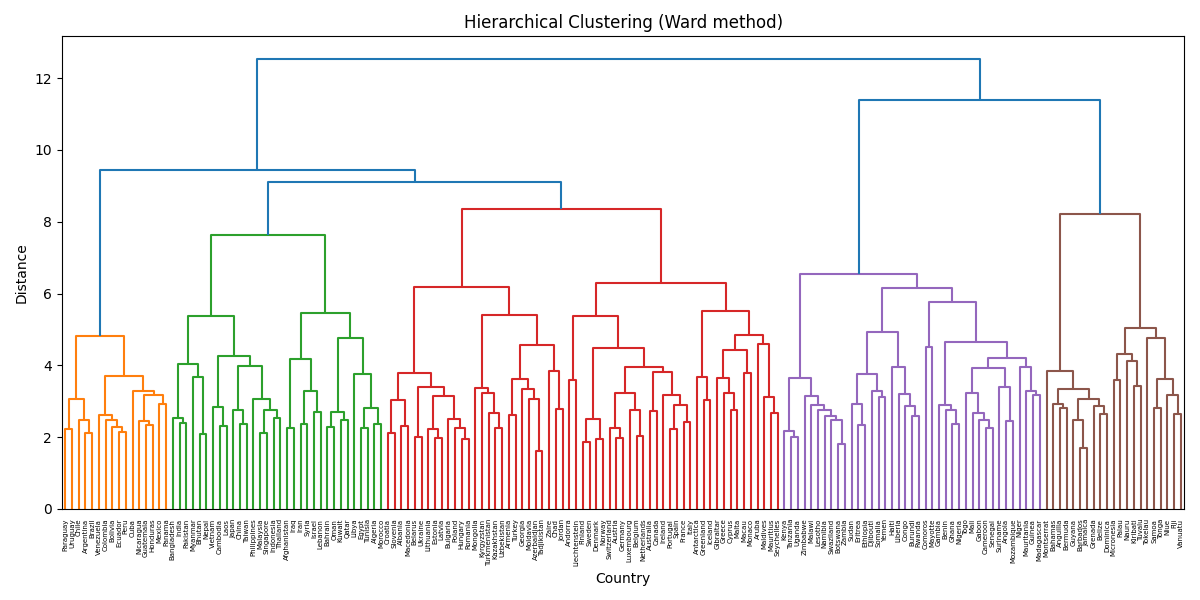

This figure's Python source:
import pandas as pd
from sklearn.cluster import AgglomerativeClustering
from scipy.cluster.hierarchy import dendrogram, linkage
import matplotlib.pyplot as plt
import numpy as np
from gensim.models import KeyedVectors


# 1. Word2Vecモデルのロード
model = KeyedVectors.load_word2vec_format(
    "GoogleNews-vectors-negative300.bin", binary=True
)
# 2. questions-words.txt から国名抽出
with open("countries.txt", "r") as f:
    # countries.txtの国名が入っているので取り出す
    countries = f.read().split("\n")



# Word2Vec に存在する国名だけを残す
countries = [c for c in countries if c in model.key_to_index]

# 3. 国名のベクトルを取得
country_vectors = [model[c] for c in countries]

# numpy 形式へ
X = np.array(country_vectors)


#  Ward法で階層クラスタリング用のリンクageを作成 
Z = linkage(X, method='ward')

#  デンドログラムを描画 
plt.figure(figsize=(12, 6))
dendrogram(Z, labels=countries, leaf_rotation=90)
plt.title("Hierarchical Clustering (Ward method)")
plt.xlabel("Country")
plt.ylabel("Distance")
plt.tight_layout()
plt.show()
